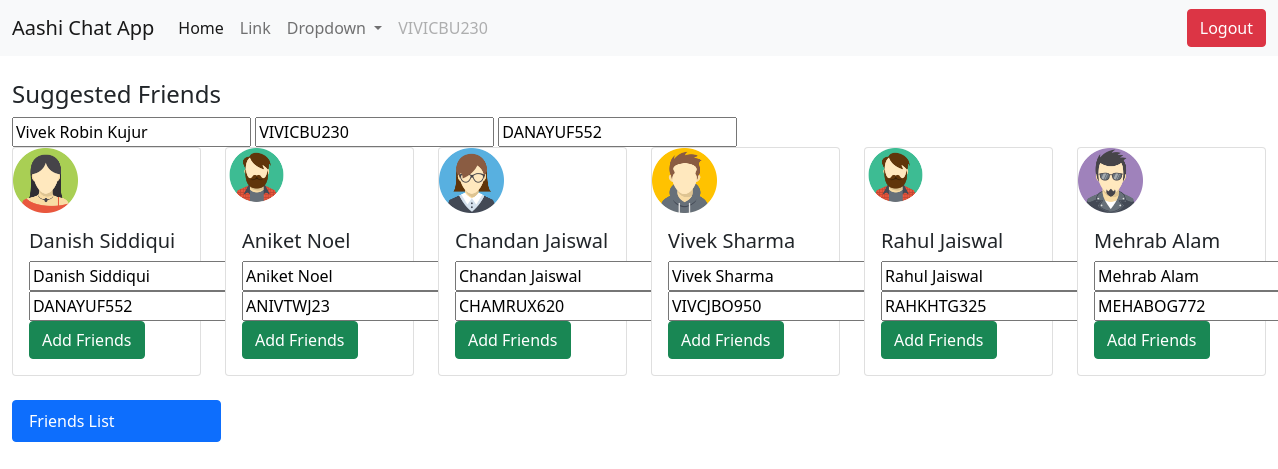
/dashboard.php (signed in), run on the app's committed database.
### tables this page shows
CREATE TABLE `users_directory` (
  `id` int NOT NULL,
  `users_name` varchar(360) NOT NULL,
  `users_email` varchar(360) NOT NULL,
  `users_contact` varchar(360) NOT NULL,
  `users_password` varchar(360) NOT NULL,
  `users_uniqueID` varchar(360) NOT NULL,
  `user_avatar` varchar(360) NOT NULL,
  `present_friend_status` varchar(360) NOT NULL,
  `present_live_status` varchar(360) NOT NULL,
  `enrolled_date` timestamp NOT NULL DEFAULT CURRENT_TIMESTAMP
);

### dashboard.php (the view, shortened to what this page needs)
<?php
include('config.php');
$activeUserAccount = mysqli_query($config,"SELECT * FROM users_directory WHERE users_email='{$_SESSION['activeUser']}'");
while($row = mysqli_fetch_assoc($activeUserAccount))
{
	$activeUserID = $row['users_uniqueID'];
	$activerUsername = $row['users_name'];
}
?>
<!doctype html>
<html lang="en">
  <head>
    <link href="https://cdn.jsdelivr.net/npm/bootstrap@5.0.2/dist/css/bootstrap.min.css" rel="stylesheet">
  </head>
  <body>
    <nav class="navbar navbar-expand-lg navbar-light bg-light">
  <div class="container-fluid">
    <a class="navbar-brand" href="#">Aashi Chat App</a>
    <div class="collapse navbar-collapse" id="navbarSupportedContent">
      <ul class="navbar-nav me-auto mb-2 mb-lg-0">
        <li class="nav-item">
          <a class="nav-link active" aria-current="page" href="#">Home</a>
        </li>
        <li class="nav-item">
          <a class="nav-link" href="#">Link</a>
        </li>
        <li class="nav-item dropdown">
          <a class="nav-link dropdown-toggle" href="#" id="navbarDropdown" role="button" data-bs-toggle="dropdown" aria-expanded="false">
            Dropdown
          </a>
        </li>
        <li class="nav-item">
          <a class="nav-link disabled" href="#" tabindex="-1" aria-disabled="true"><?php echo $activeUserID; ?></a>
        </li>
      </ul>
      <a href="logout.php" class="btn btn-danger">Logout</a>
    </div>
  </div>
</nav>
   <div class="container-fluid mt-4">
   	<h4>Suggested Friends</h4>
    <form method="POST">
      <input type="text" id="activeUserName" name="" value="<?php echo $activerUsername; ?>">
        <input type="text" id="activeUserID" name="" value="<?php echo $activeUserID;  ?>">
        <input type="text" id="selectedFriend" name="">
   		<div class="row row-cols-1 row-cols-md-6 g-4">
   		<?php
   		$friendSuggestion = mysqli_query($config,"SELECT * FROM users_directory WHERE users_email != '{$_SESSION['activeUser']}' AND present_friend_status = 'Not a Friend' ORDER BY rand() LIMIT 6;");
   		while($row = mysqli_fetch_assoc($friendSuggestion)){?>
		  <div class="col">
		    <div class="card h-100">
		      <img src="<?php echo "avatar/".$row['user_avatar']; ?>" class="card-img-top" alt="..." style="width: 65px; height: 65px;">
		      <div class="card-body">
		        <h5 class="card-title"><?php echo $row['users_name']; ?></h5>
            <input type="text" id="myFriendsName" value="<?php echo $row['users_name']; ?>" style="display: block;">
            <input type="text" id="myFriendsUID" value="<?php echo $row['users_uniqueID']; ?>" style="display: block;">
		        <button id="addFriend" onclick="fetchID('<?php echo $row['users_uniqueID']; ?>')" class="btn btn-success">Add Friends</button>
		      </div>
		    </div>
		  </div>
		<?php } ?>
		</div>
   </div>
    <div class="container-fluid row-cols-md-6 mt-4">
    	<ul class="list-group">
		  <li class="list-group-item active" aria-current="true">Friends List</li>
		</ul>
    </div>
  </body>
</html>

### data on the page
users_directory: users_uniqueID "VIVICBU230", users_name "Vivek Robin Kujur"
users_directory: user_avatar (picture), users_name "Danish Siddiqui", users_uniqueID "DANAYUF552"
users_directory: user_avatar (picture), users_name "Aniket Noel", users_uniqueID "ANIVTWJ23"
users_directory: user_avatar (picture), users_name "Chandan Jaiswal", users_uniqueID "CHAMRUX620"
users_directory: user_avatar (picture), users_name "Vivek Sharma", users_uniqueID "VIVCJBO950"
users_directory: user_avatar (picture), users_name "Rahul Jaiswal", users_uniqueID "RAHKHTG325"
users_directory: user_avatar (picture), users_name "Mehrab Alam", users_uniqueID "MEHABOG772"
